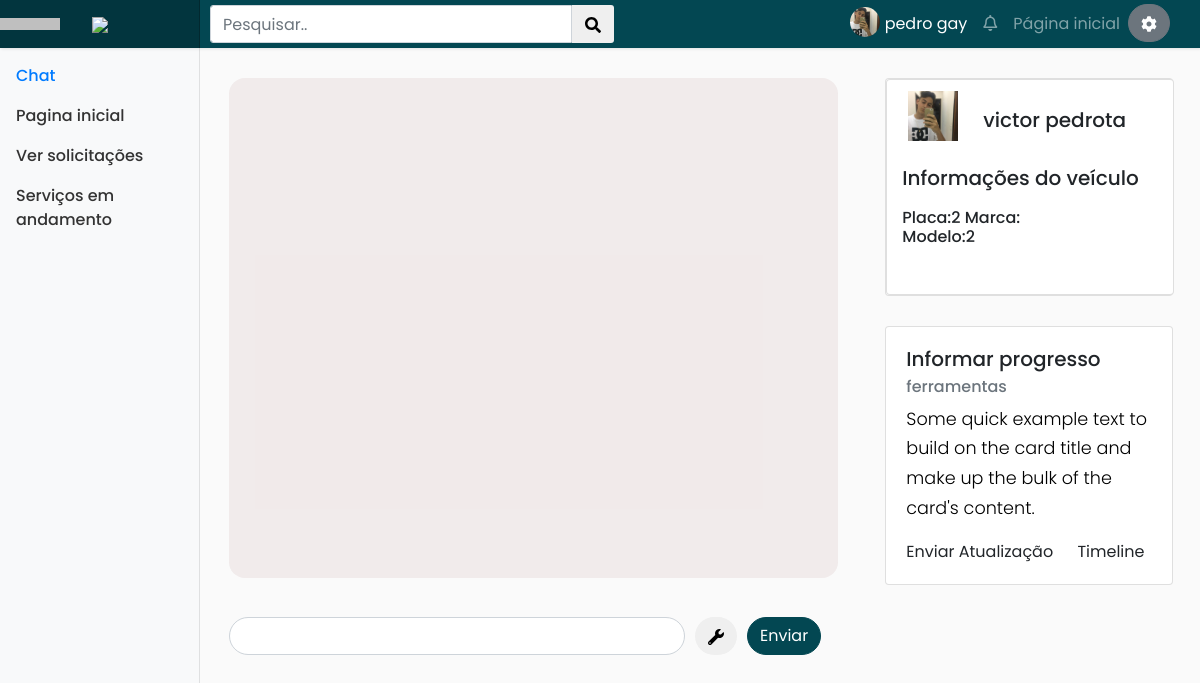
Page /chat_mecanico.php?cod_servico=14 (signed in) on the committed database.
### tables this page shows
CREATE TABLE `cliente` (
  `cod_cliente` int(11) NOT NULL,
  `cod_login` int(11) NOT NULL,
  `nome` varchar(30) NOT NULL,
  `rg` int(50) NOT NULL,
  `cpf` varchar(255) NOT NULL,
  `rua` varchar(50) NOT NULL,
  `estado` varchar(50) NOT NULL,
  `cep` int(11) NOT NULL,
  `cidade` varchar(50) NOT NULL,
  `telefone` varchar(200) NOT NULL,
  `bairro` varchar(30) NOT NULL,
  `complemento` varchar(90) NOT NULL,
  `sobrenome` varchar(90) NOT NULL,
  `numero` varchar(90) NOT NULL,
  `celular` varchar(200) NOT NULL,
  `data_nascimento` varchar(200) NOT NULL,
  `imagem` varchar(200) NOT NULL
);

CREATE TABLE `veiculo` (
  `cod_veiculo` int(11) NOT NULL,
  `modelo` varchar(100) NOT NULL,
  `cor` varchar(50) NOT NULL,
  `ano` varchar(50) NOT NULL,
  `descricao` varchar(200) NOT NULL,
  `placa` varchar(200) NOT NULL,
  `cod_cliente` int(11) NOT NULL,
  `marca` varchar(200) NOT NULL,
  `tipo` varchar(200) NOT NULL
);

### chat_mecanico.php (the view, shortened to what this page needs)
<?php
if(!isset($_SESSION["system_control"]))
{
  ?>
  <script>
    alert("Acesso Inválido!");
    document.location.href = "login.php";
  </script>
  <?php
}
else{
  $system_control = $_SESSION["system_control"];
  $privilegio = $_SESSION["privilegio"];
  if($system_control == 1 && $privilegio == 1){
    require('connect.php');
    $cod_servico = $_GET['cod_servico'];
    ?>
    <!DOCTYPE html>
    <html>
    <head>
  <link rel="stylesheet" type="text/css" href="scss/main.css">
  <link rel="stylesheet" type="text/css" href="css/style.css">
  <link rel="stylesheet" type="text/css" href="css/chat.css">
</head>
<body style="overflow-x: hidden;">
  <div class="row">
    <nav class="col-md-2 d-none d-md-block bg-light sidebar">
      <div class="sidebar-sticky">
        <ul class="nav flex-column">
          <li class="nav-item">
            <a class="nav-link active" href="#">
              Chat <span class="sr-only">(current)</span>
            </a>
          </li>
          <li class="nav-item">
            <a class="nav-link" href="perfil_mecanico.php">Pagina inicial</a>
          </li>
          <li class="nav-item">
            <a class="nav-link" href="#" id="btnchamados" >Ver solicitações
            </a>
          </li>
          <li class="nav-item">
            <a class="nav-link" href="#" id="btnandamento" >Serviços em andamento
            </a>
          </li>
        </ul>
      </div>
    </nav>
    <main role="main" class="col-md-9 ml-sm-auto col-lg-10 px-4">
      <div class="row">
        <div class="col-8">
          <div id="screen"  style="margin-top: 30px;" class="tela"></div> <br>
          <footer class="footer">
            <div class="container">
             <div class="form-row">
              <div class="col-9">
                <input class="form-control" id="message" size="40">
              </div>
              <div class="col-3">
                <button type="button" style="margin-right: 10px" class="btn btn-default" data-toggle="modal" data-target="#tools"><i class="fas fa-wrench"></i></button><button class="btn btn-primary" id="button"> Enviar </button>
              </div>
            </div></footer>
          </div>
          <?php
          $sql ="SELECT * FROM `servico` WHERE `cod_servico` = $cod_servico" ;
          $resultado = mysqli_query($conn,$sql);
          $vetor_cliente = mysqli_fetch_array($resultado);
          $cod_cliente = $vetor_cliente['cod_cliente'];
          $cod_veiculo = $vetor_cliente['cod_veiculo'];
          $sql_pesquisa ="SELECT * FROM `cliente` WHERE `cod_cliente` = $cod_cliente" ;
          $resultado_pesquisa = mysqli_query($conn,$sql_pesquisa);
          $vetor_imagem = mysqli_fetch_array($resultado_pesquisa);
          $cod_login = $vetor_imagem['cod_login'];
          $sql_pesq ="SELECT * FROM `login` WHERE `cod_login` = $cod_login" ;
          $resultado_pesq = mysqli_query($conn,$sql_pesq);
          $vetor_final= mysqli_fetch_array($resultado_pesq);
          $imagem_cliente = $vetor_final['imagem'];
          $sql ="SELECT * FROM `veiculo` WHERE `cod_veiculo` = $cod_veiculo" ;
          $resultado = mysqli_query($conn,$sql);
          $vetor_veiculo = mysqli_fetch_array($resultado);
          ?>
          <div class="col-4">
            <div class="card" style="margin-top:30px;width: 18rem;">
              <div class="card"  style="width: 18rem;">
                <table>
                  <tr>
                    <td><img  style="height: 50px;width: 50px;margin-top: 10px;margin-left: 20px;" src="<?php echo $imagem_cliente; ?>" alt="Card image cap"></td>
                    <td><?php
                    echo "<h5 style='margin-top:25px;'>" . $vetor_imagem['nome']. " " . $vetor_imagem['sobrenome'] . "</h5>";
                    ?></td>
                  </tr>
                </table><br> <h5 style="margin-left: 15px;">Informações do veículo</h5>
                <?php
                echo "<h6 style='margin-left:15px;margin-top:10px;'>Placa:".$vetor_veiculo['placa']. "  Marca:". $vetor_veiculo['marca'] ."<br>Modelo:". $vetor_veiculo['modelo'] . "</h6>";
                ?>
                <div class="card-body">
                </div>
              </div>
            </div>
            <div class="card" style="margin-top:30px;width: 18rem;">
              <div class="card-body">
                <h5 class="card-title">Informar progresso</h5>
                <h6 class="card-subtitle mb-2 text-muted">ferramentas</h6>
                <p class="card-text">Some quick example text to build on the card title and make up the bulk of the card's content.</p>
                <a href="#" class="card-link">Enviar Atualização</a>
                <a href="#" class="card-link">Timeline</a>
              </div>
            </div>
          </div>
        </div>
      </main>
     </body>
     </html>
    <?php
  }
}
?>

### css/style.css (style rules this page uses)
body { font-family: 'Poppins', sans-serif; background: #fafafa; }
p { font-family: 'Poppins', sans-serif; font-size: 1.1em; font-weight: 300; line-height: 1.7em; color: #000; }
a, a:hover, a:focus { color: inherit; text-decoration: none; transition: all 0.3s; }
.navbar { padding: 15px 10px; background: #fff; border: none; border-radius: 0; margin-bottom: 40px; box-shadow: 1px 1px 3px rgba(0, 0, 0, 0.1); }

### css/chat.css (style rules this page uses)
.tela { width: 95%; height: 500px; background: #d8c2c247; border-radius: 1em; margin: 15px; overflow: scroll; overflow-x: hidden; }

### css/dashboard.css (style rules this page uses)
.sidebar { position: fixed; top: 0; bottom: 0; left: 0; z-index: 100; padding: 48px 0 0; box-shadow: inset -1px 0 0 rgba(0, 0, 0, .1); }
.sidebar-sticky { position: relative; top: 0; height: calc(100vh - 48px); padding-top: .5rem; overflow-x: hidden; overflow-y: auto; }
.sidebar .nav-link { font-weight: 500; color: #333; }
.sidebar .nav-link.active { color: #007bff; }
[role="main"] { padding-top: 48px; }
.navbar-brand { padding-top: .75rem; padding-bottom: .75rem; font-size: 1rem; background-color: rgba(0, 0, 0, .25); box-shadow: inset -1px 0 0 rgba(0, 0, 0, .25); }

### rows in the picture
cliente: nome "victor", sobrenome "pedrota"
veiculo: placa "2", modelo "2"
